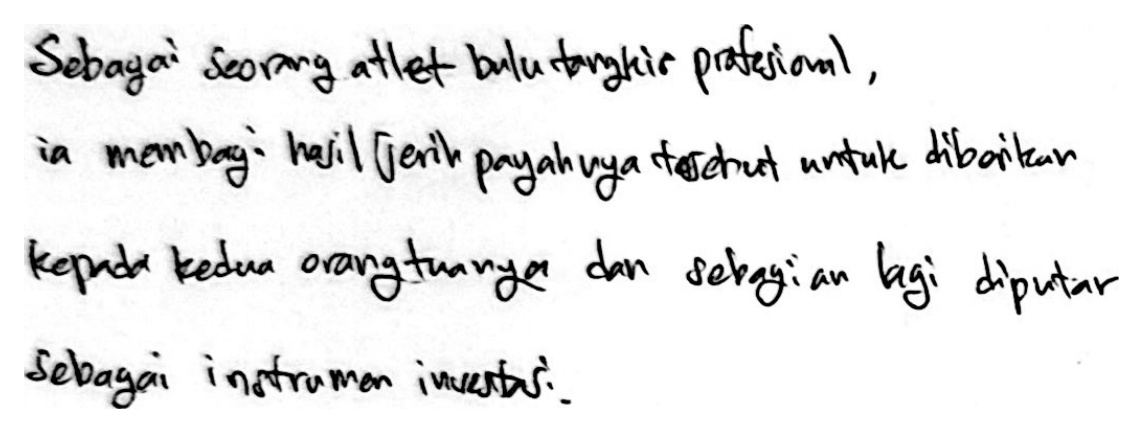
#> input picture contoh_uji/A220199_535220199_32.jpg, 1143 x 433 px
$ python -i preprocess.py   (imports and definitions only)
#> lines starting #> are read from the running program, lines starting #| are printed output that depends on the picture; after the words box and inside, x2 and y2 are one past the last pixel; in counts of white or black regions, pixels touching at a corner belong together
import io

import cv2
import numpy as np
from PIL import Image, ImageOps

from utils.config import TINGGI, LEBAR, FORMAT_DIIZINKAN


# cek file benar-benar gambar JPG/PNG, bukan cuma ganti ekstensi
def gambar_valid(isi_file):
    try:
        img = Image.open(io.BytesIO(isi_file))
        img.verify()
        return img.format in FORMAT_DIIZINKAN
    except Exception:
        return False


# buka gambar dari bytes, putar sesuai EXIF (foto HP sering kebalik)
def buka_dari_bytes(isi_file):
    img = Image.open(io.BytesIO(isi_file))
    return ImageOps.exif_transpose(img).convert("RGB")


# crop manual dari slider, nilainya dalam persen
def crop_manual(img, kiri, kanan, atas, bawah):
    w, h = img.size
    return img.crop((int(w * kiri / 100), int(h * atas / 100), int(w * kanan / 100), int(h * bawah / 100)))


# ubah ke grayscale, gambar yang terlalu besar diperkecil dulu
def buka_gambar(img):
    gray = np.array(img.convert("L"))
    if max(gray.shape) > 2000:
        skala = 2000 / max(gray.shape)
        gray = cv2.resize(gray, None, fx=skala, fy=skala, interpolation=cv2.INTER_AREA)
    return gray


# latar kertas ditebak pakai median blur lalu dibagi, jadi bayangan foto hilang
def ratakan_cahaya(gray):
    latar = cv2.medianBlur(gray, 31)
    return cv2.divide(gray, latar, scale=255)


# cari kotak area yang ada tintanya, sisakan margin 4 piksel
def cari_area_tulisan(gray):
    _, mask = cv2.threshold(gray, 0, 255, cv2.THRESH_BINARY_INV + cv2.THRESH_OTSU)
    tinta = mask > 0
    h, w = gray.shape
    baris = np.where(tinta.sum(axis=1) > max(2, 0.002 * w))[0]
    kolom = np.where(tinta.sum(axis=0) > max(2, 0.002 * h))[0]
    if len(baris) == 0 or len(kolom) == 0:
        return 0, h, 0, w
    y1, y2 = max(0, baris[0] - 4), min(h, baris[-1] + 5)
    x1, x2 = max(0, kolom[0] - 4), min(w, kolom[-1] + 5)
    return y1, y2, x1, x2


# balik warna, kecilkan tanpa merusak rasio, taruh di tengah kanvas hitam 224 x 672
def siapkan_input(crop):
    h, w = crop.shape
    skala = min(TINGGI / h, LEBAR / w)
    th, tw = max(1, round(h * skala)), max(1, round(w * skala))
    cara = cv2.INTER_AREA if skala < 1 else cv2.INTER_LINEAR
    kecil = cv2.resize(255 - crop, (tw, th), interpolation=cara)
    kanvas = np.zeros((TINGGI, LEBAR), dtype=np.uint8)
    atas, kiri = (TINGGI - th) // 2, (LEBAR - tw) // 2
    kanvas[atas:atas + th, kiri:kiri + tw] = kecil
    return kanvas, (atas, kiri, th, tw)


# semua langkah di atas digabung, urutannya sama dengan notebook training
def proses_gambar(img):
    gray = ratakan_cahaya(buka_gambar(img))
    y1, y2, x1, x2 = cari_area_tulisan(gray)
    crop = gray[y1:y2, x1:x2]
    masukan, posisi = siapkan_input(crop)
    return crop, masukan, posisi


# model butuh 3 channel dan ada dimensi batch
def ke_batch(masukan):
    x = np.repeat(masukan[None, :, :, None], 3, axis=-1)
    return x.astype("float32")

>>> from PIL import Image
>>> picture = Image.open('../contoh_uji/A220199_535220199_32.jpg')
#> picture is the input picture: PIL image 1143x433 L; min 0, max 255, mean 233.4
>>> result = proses_gambar(picture)
#> in ratakan_cahaya, `latar = cv2.medianBlur(gray, 31)`:
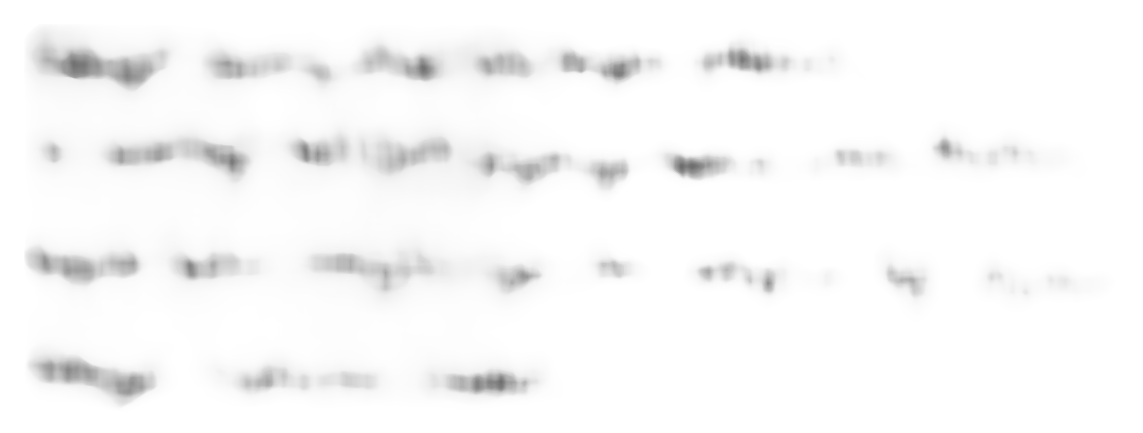
#> latar: shape (433, 1143); min 109, max 255, mean 248.1
#> in ratakan_cahaya, `return cv2.divide(gray, latar, scale=255)`:
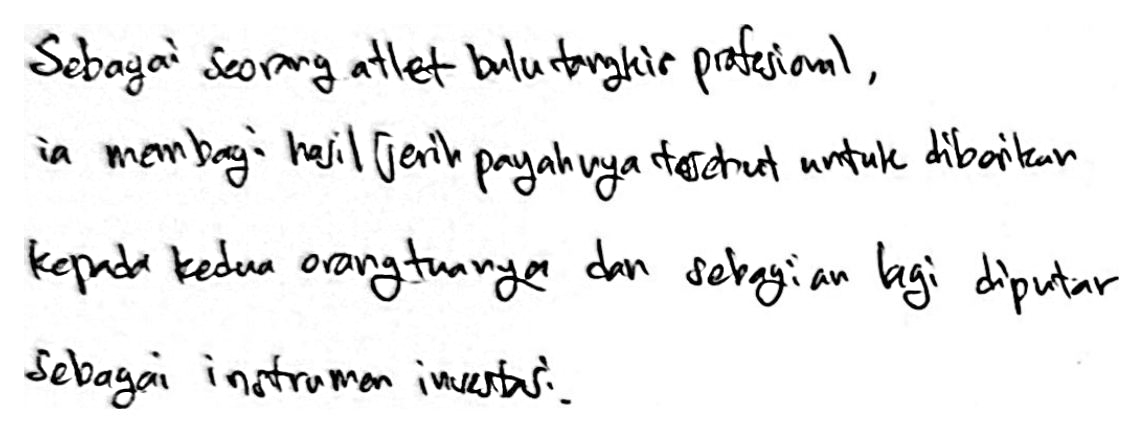
#> returned value: shape (433, 1143); min 0, max 255, mean 236.6
#> in cari_area_tulisan, `_, mask = cv2.threshold(gray, 0, 255, cv2.THRESH_BINARY_INV + cv2.THRE..`:
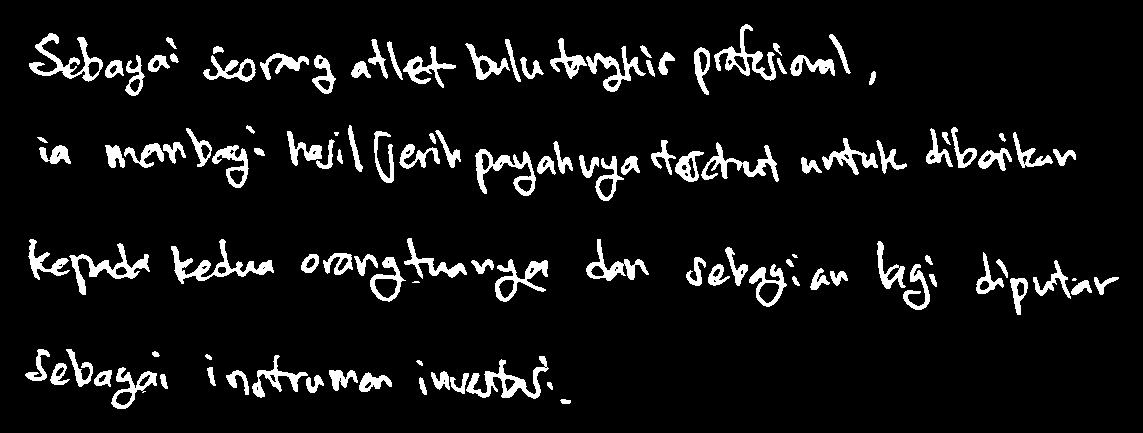
#> mask: shape (433, 1143); 7.4% white; 119 white regions (4 under 20 px), largest, box (x1, y1, x2, y2) and area: (171, 239, 274, 284) 1201, (466, 356, 549, 399) 1128, (29, 33, 103, 82) 1084
#> in cari_area_tulisan, `baris = np.where(tinta.sum(axis=1) > max(2, 0.002 * w))[0]`: baris = 285 values from 24 to 408
#> in cari_area_tulisan, `kolom = np.where(tinta.sum(axis=0) > max(2, 0.002 * h))[0]`: kolom = 1090 values from 26 to 1117
#> in cari_area_tulisan, `y1, y2 = max(0, baris[0] - 4), min(h, baris[-1] + 5)`: y1 = 20; y2 = 413
#> in cari_area_tulisan, `x1, x2 = max(0, kolom[0] - 4), min(w, kolom[-1] + 5)`: x1 = 22; x2 = 1122
#> in proses_gambar, `y1, y2, x1, x2 = cari_area_tulisan(gray)`: y1 = 20; y2 = 413; x1 = 22; x2 = 1122
#> in proses_gambar, `crop = gray[y1:y2, x1:x2]`:
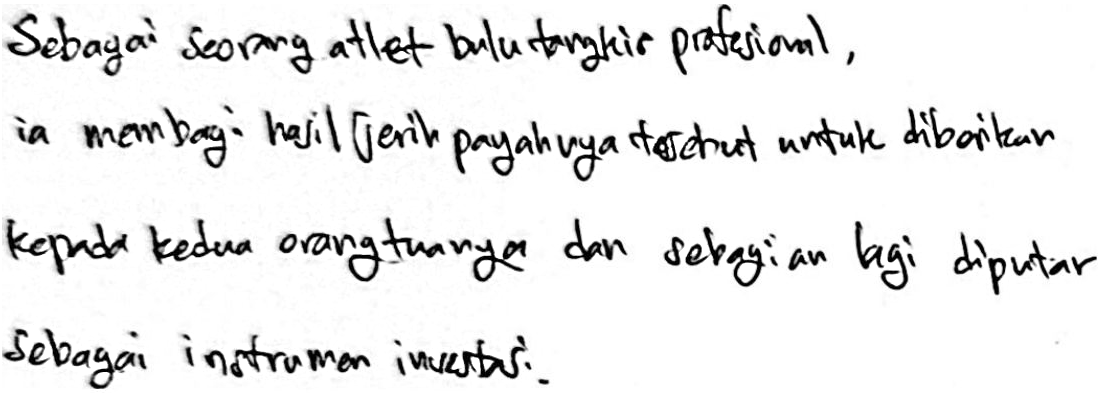
#> crop: shape (393, 1100); min 0, max 255, mean 233.9
#> in siapkan_input, `kecil = cv2.resize(255 - crop, (tw, th), interpolation=cara)`:
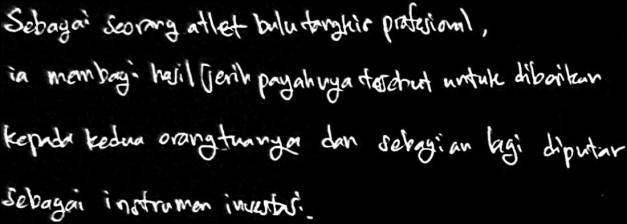
#> kecil: shape (224, 627); min 0, max 255, mean 21.1
#> in siapkan_input, `kanvas[atas:atas + th, kiri:kiri + tw] = kecil`:
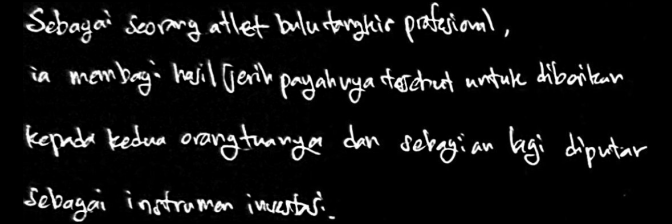
#> kanvas: shape (224, 672); min 0, max 255, mean 19.6
#> in proses_gambar, `masukan, posisi = siapkan_input(crop)`: posisi = (0, 22, 224, 627)

$ run again, on contoh_uji/A240008_825240008_24.jpg
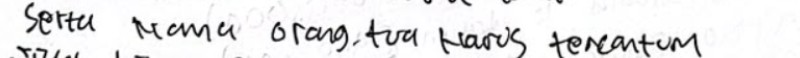
#> input picture contoh_uji/A240008_825240008_24.jpg, 800 x 58 px
#> picture is the input picture: PIL image 800x58 RGB; mean R, G, B 232.1, 232, 232.6
#> in cari_area_tulisan, `_, mask = cv2.threshold(gray, 0, 255, cv2.THRESH_BINARY_INV + cv2.THRE..`:
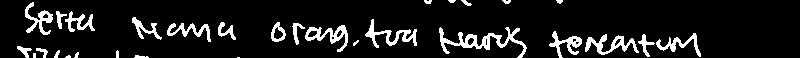
#> mask: shape (58, 800); 10.1% white; 30 white regions (6 under 20 px), largest, box (x1, y1, x2, y2) and area: (439, 27, 527, 58) 730, (365, 19, 417, 48) 428, (585, 34, 639, 55) 423
#> baris = 58 values from 0 to 57
#> kolom = 526 values from 17 to 700
#> in cari_area_tulisan, `y1, y2 = max(0, baris[0] - 4), min(h, baris[-1] + 5)`: y1 = 0; y2 = 58
#> in cari_area_tulisan, `x1, x2 = max(0, kolom[0] - 4), min(w, kolom[-1] + 5)`: x1 = 13; x2 = 705
#> in proses_gambar, `y1, y2, x1, x2 = cari_area_tulisan(gray)`: y1 = 0; y2 = 58; x1 = 13; x2 = 705
#> in siapkan_input, `kanvas[atas:atas + th, kiri:kiri + tw] = kecil`:
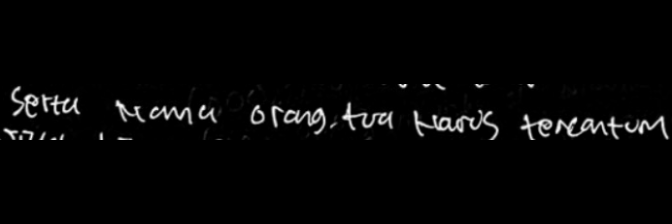
#> kanvas: shape (224, 672); min 0, max 253, mean 6
#> posisi = (84, 0, 56, 672)

$ run again, on contoh_uji/A240037_825240037_16.jpg
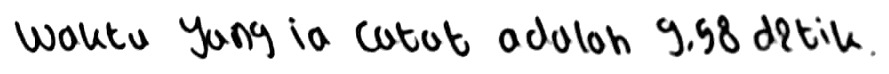
#> input picture contoh_uji/A240037_825240037_16.jpg, 889 x 74 px
#> picture is the input picture: PIL image 889x74 L; min 0, max 255, mean 225.7
#> in cari_area_tulisan, `_, mask = cv2.threshold(gray, 0, 255, cv2.THRESH_BINARY_INV + cv2.THRE..`:
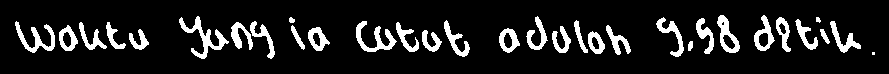
#> mask: shape (74, 889); 11.9% white; 32 white regions (1 under 20 px), largest, box (x1, y1, x2, y2) and area: (179, 16, 229, 59) 577, (356, 21, 397, 52) 469, (15, 21, 55, 53) 440
#> baris = 44 values from 15 to 58
#> kolom = 654 values from 15 to 874
#> in cari_area_tulisan, `y1, y2 = max(0, baris[0] - 4), min(h, baris[-1] + 5)`: y1 = 11; y2 = 63
#> in cari_area_tulisan, `x1, x2 = max(0, kolom[0] - 4), min(w, kolom[-1] + 5)`: x1 = 11; x2 = 879
#> in proses_gambar, `y1, y2, x1, x2 = cari_area_tulisan(gray)`: y1 = 11; y2 = 63; x1 = 11; x2 = 879
#> in siapkan_input, `kanvas[atas:atas + th, kiri:kiri + tw] = kecil`:
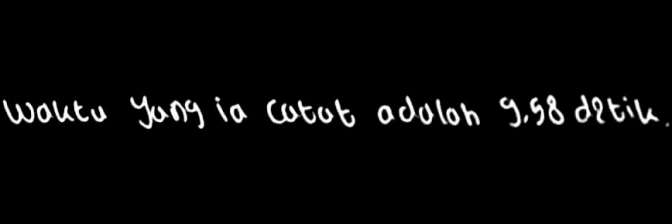
#> kanvas: shape (224, 672); min 0, max 255, mean 7.5
#> posisi = (92, 0, 40, 672)
